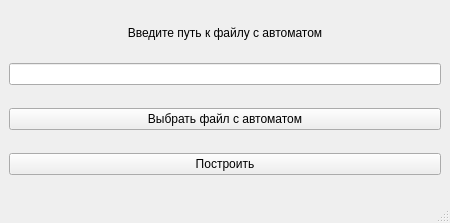
<?xml version="1.0" encoding="UTF-8"?>
<ui version="4.0">
 <class>MainWindow</class>
 <widget class="QMainWindow" name="MainWindow">
  <property name="geometry">
   <rect>
    <x>0</x>
    <y>0</y>
    <width>450</width>
    <height>223</height>
   </rect>
  </property>
  <property name="windowTitle">
   <string>MainWindow</string>
  </property>
  <widget class="QWidget" name="centralwidget">
   <layout class="QVBoxLayout" name="verticalLayout">
    <item>
     <widget class="QLabel" name="label">
      <property name="sizePolicy">
       <sizepolicy hsizetype="Expanding" vsizetype="Fixed">
        <horstretch>0</horstretch>
        <verstretch>0</verstretch>
       </sizepolicy>
      </property>
      <property name="text">
       <string>Введите путь к файлу с автоматом</string>
      </property>
      <property name="alignment">
       <set>Qt::AlignCenter</set>
      </property>
     </widget>
    </item>
    <item>
     <widget class="QLineEdit" name="pathLine"/>
    </item>
    <item>
     <widget class="QPushButton" name="pathButton">
      <property name="text">
       <string>Выбрать файл с автоматом</string>
      </property>
     </widget>
    </item>
    <item>
     <widget class="QPushButton" name="loadButton">
      <property name="text">
       <string>Построить</string>
      </property>
     </widget>
    </item>
   </layout>
  </widget>
  <widget class="QMenuBar" name="menubar">
   <property name="geometry">
    <rect>
     <x>0</x>
     <y>0</y>
     <width>450</width>
     <height>22</height>
    </rect>
   </property>
  </widget>
  <widget class="QStatusBar" name="statusbar"/>
 </widget>
 <resources/>
 <connections/>
</ui>
